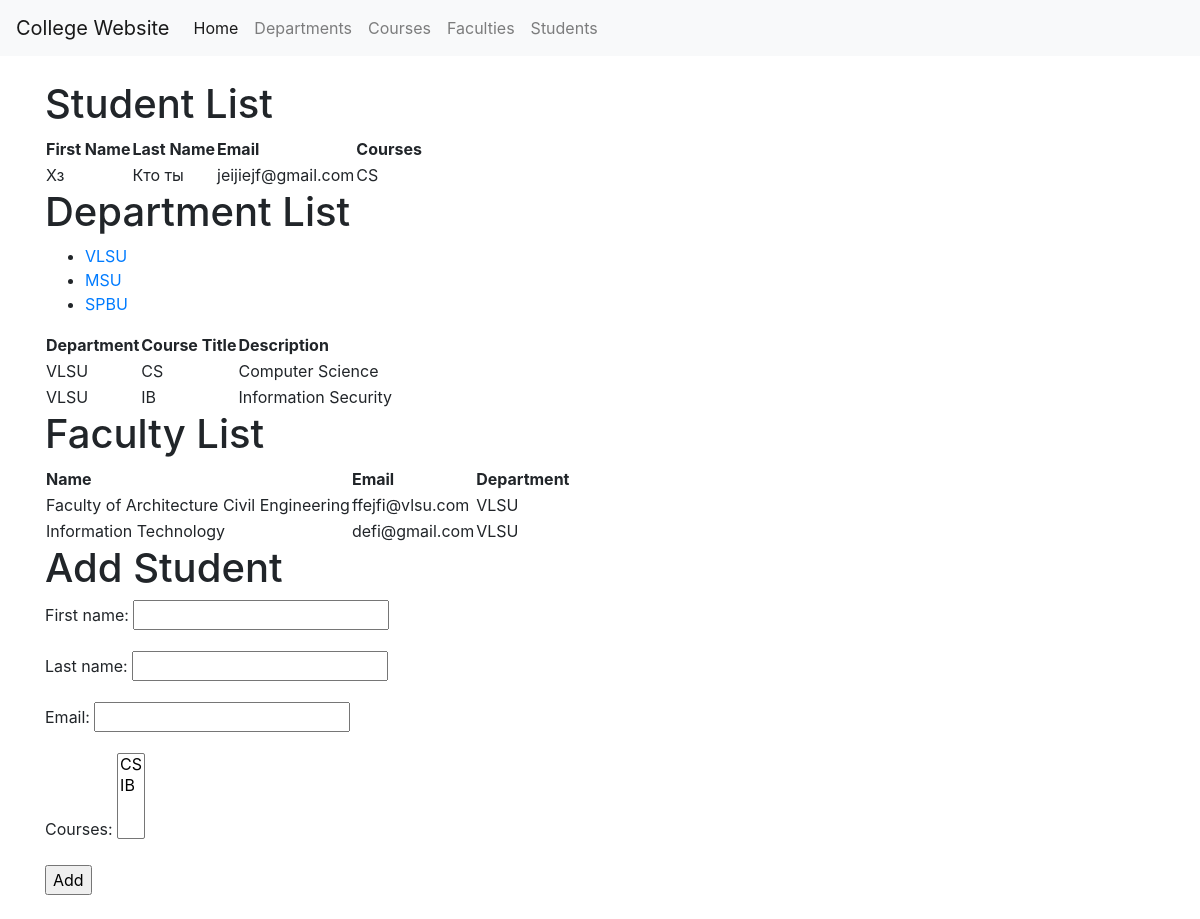
The page / on the database its author committed.
### simple/models.py (models this page shows, shortened)
class Student(models.Model):
    first_name = models.CharField(max_length=50)
    last_name = models.CharField(max_length=50)
    email = models.EmailField()
    courses = models.ManyToManyField(Course)

class Course(models.Model):
    title = models.CharField(max_length=200)
    department = models.ForeignKey(Department, on_delete=models.CASCADE)
    description = models.TextField()
    def __str__(self):
        return self.title

class Department(models.Model):
    name = models.CharField(max_length=200)
    description = models.TextField()
    def __str__(self):
        return self.name

class Faculty(models.Model):
    first_name = models.CharField(max_length=50)
    last_name = models.CharField(max_length=50)
    email = models.EmailField()
    department = models.ForeignKey(Department, on_delete=models.CASCADE)

### simple/views.py (the view)
# urls.py: path('',index, name='index'),
def index(request):
    if request.method == 'POST':
        form = StudentForm(request.POST)
        if form.is_valid():
            student = form.save(commit=False)
            student.save()
            form.save_m2m()
            return redirect('student_list')
    else:
        form = StudentForm()
        departments = Department.objects.all()
        courses = Course.objects.all()
        students = Student.objects.all()
        faculties = Faculty.objects.all()
        return render(request, 'index.html',
                      {
                          'departments': departments,
                          'courses': courses,
                          'students': students,
                          'faculties': faculties,
                          'form': form
                      })

### simple/views.py
class StudentForm(forms.ModelForm):
    courses = forms.ModelMultipleChoiceField(queryset=Course.objects.all())
    class Meta:
        model = Student
        fields = ['first_name', 'last_name', 'email', 'courses']

### simple/templates/index.html (shortened to what this page needs)
{% extends 'base.html' %}
{% block content %}
    <h1>Student List</h1>
 <table>
  <tr>
   <th>First Name</th>
   <th>Last Name</th>
   <th>Email</th>
   <th>Courses</th>
  </tr>
  {% for student in students %}
  <tr>
   <td>{{ student.first_name }}</td>
   <td>{{ student.last_name }}</td>
   <td>{{ student.email }}</td>
   <td>
    {% for course in student.courses.all %}
    {{ course.title }} <br/>
    {% empty %}
    No courses enrolled.
    {% endfor %}
   </td>
  </tr>
  {% endfor %}
 </table>
 <h1>Department List</h1>
 <ul>
  {% for department in departments %}
  <li><a href="#">{{ department.name }}</a></li>
  {% endfor %}
 </ul>
 <table>
  <tr>
   <th>Department</th>
   <th>Course Title</th>
   <th>Description</th>
  </tr>
  {% for course in courses %}
  <tr>
   <td>{{ course.department }}</td>
   <td>{{ course.title }}</td>
   <td>{{ course.description }}</td>
  </tr>
  {% endfor %}
 </table>
 <h1>Faculty List</h1>
 <table>
  <tr>
   <th>Name</th>
   <th>Email</th>
   <th>Department</th>
  </tr>
  {% for faculty in faculties %}
  <tr>
   <td>{{ faculty.first_name }} {{ faculty.last_name }}</td>
   <td>{{ faculty.email }}</td>
   <td>{{ faculty.department }}</td>
  </tr>
  {% endfor %}
 </table>
<h1>Add Student</h1>
<form method="POST">
  {{ form.as_p }}
  <input type="submit" value="Add">
</form>
{% endblock %}

### simple/templates/base.html (shortened to what this page needs)
<!DOCTYPE html>
<html>
  <head>
    <link rel="stylesheet" href="https://stackpath.bootstrapcdn.com/bootstrap/4.5.0/css/bootstrap.min.css"
>
  </head>
  <body>
    <nav class="navbar navbar-expand-lg navbar-light bg-light">
      <a class="navbar-brand" href="#">College Website</a>
      <div class="collapse navbar-collapse" id="navbarNav">
        <ul class="navbar-nav">
          <li class="nav-item {% if request.path == '/' %}active{% endif %}">
            <a class="nav-link" href="/">Home</a>
          </li>
          <li class="nav-item {% if request.path|slice:'1:' == 'department' %}active{% endif %}">
            <a class="nav-link" href="{% url 'department_list' %}">Departments</a>
          </li>
          <li class="nav-item {% if request.path|slice:'1:' == 'course' %}active{% endif %}">
            <a class="nav-link" href="{% url 'course_list' %}">Courses</a>
          </li>
          <li class="nav-item {% if request.path|slice:'1:' == 'faculty' %}active{% endif %}">
            <a class="nav-link" href="{% url 'faculty_list' %}">Faculties</a>
          </li>
          <li class="nav-item {% if request.path|slice:'1:' == 'student' %}active{% endif %}">
            <a class="nav-link" href="{% url 'student_list' %}">Students</a>
          </li>
        </ul>
      </div>
    </nav>
    <div class="container py-4">
      {% block content %}{% endblock %}
    </div>
  </body>
</html>

### rows shown on the page
Student: first_name "Хз", last_name "Кто ты", email "jeijiejf@gmail.com"
Course: title "CS", department "VLSU", description "Computer Science"
Department: name "VLSU"
Department: name "MSU"
Department: name "SPBU"
Course: department "VLSU", title "IB", description "Information Security"
Faculty: first_name "Faculty of Architecture", last_name "Civil Engineering", email "ffejfi@vlsu.com", department "VLSU"
Faculty: first_name "Information", last_name "Technology", email "defi@gmail.com", department "VLSU"
